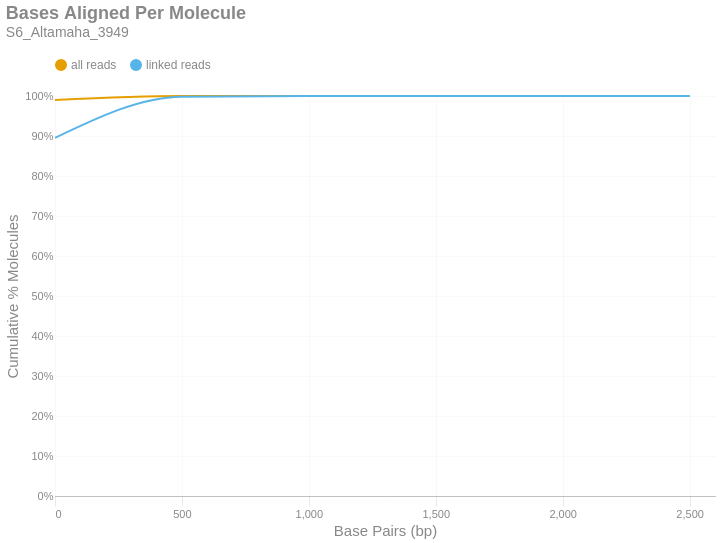

Notebook code for this chart:
### Markdown cell above
### Bases Aligned Per Molecule
This is a cumulative frequency distribution showing the number of base pairs aligned per unique molecule. These data are shown in 500 bp bins. There are two distributions: one with `all reads` (yellow) and another with only `linked reads` (blue). The percent of molecules in the `linked reads` distribution is relative to the total number of linked molecules.

### Code cell
if SKIPLR:
    print_html(f"Skipped")
else:
    binned_df = consolidated_hist(valids['aligned_bp'], mask, 500, True)
    with SafeRender(binned_df):
        (
            density_plot(binned_df, 'Bases Aligned Per Molecule', samplename, 'basesper')
            .encode(
                x=alt.X('bin:Q', title="Base Pairs (bp)").axis(tickMinStep=500).scale(padding=0),
                y=alt.Y('value:Q', title='Cumulative % Molecules')
                    .axis(format='%')
                    .scale(domain = [0,1])
                    .stack(False),
                color=alt.Color("key:N").scale(domain = ["all reads", "linked reads"]),
                tooltip = [
                    alt.Tooltip("key:N", title = "Data Type"),
                    alt.Tooltip("range_label:N", title="Bases Aligned Per Molecule"),
                    alt.Tooltip("value:Q", format = ".2%", title="% Molecules (Cum.)")
                ]
            )
        ).display()

### Figure 1 — Vega-Lite specification as saved in the notebook (floating-point values rounded to 4 significant figures)
{"width": "container", "height": 400, "config": {"title": {"anchor": "start", "dy": -15, "fontSize": 18, "color": "#888888", "subtitleColor": "#888888", "subtitleFontSize": 14}, "arc": {"fill": "#0072B2"}, "axis": {"domainColor": "#888888", "domainWidth": 0.5, "gridWidth": 0.2, "grid": false, "titleFontWeight": 400, "titleFontSize": 15, "labelFontSize": 11, "labelColor": "#888888", "tickColor": "#888888", "tickWidth": 0.2, "titleColor": "#888888"}, "axisBand": {"grid": false}, "axisX": {"grid": true, "tickSize": 10, "domainCap": "round"}, "axisY": {"domain": false, "grid": true, "tickSize": 0, "domainCap": "round"}, "background": "transparent", "header": {"labelFontSize": 15, "labelColor": "#888888", "titleFontSize": 15, "titleFontWeight": 600, "titleColor": "#888888"}, "legend": {"labelFont": "sans-serif", "labelFontSize": 12, "labelColor": "#888888", "symbolSize": 100, "symbolType": "circle", "titleFontSize": 12, "titlePadding": 10, "titleColor": "#888888", "title": null, "orient": "top"}, "range": {"category": ["#E69F00", "#56B4E9", "#009E73", "#F0E442", "#0072B2", "#D55E00", "#CC79A7", "#000000"], "diverging": ["#cfe8f3", "#a2d4ec", "#73bfe2", "#46abdb", "#1696d2", "#12719e"]}, "area": {"fill": "#0072B2", "fillOpacity": 0.7, "line": true, "strokeOpacity": 0.7}, "line": {"color": "#0072B2", "stroke": "#0072B2", "strokeWidth": 2}, "trail": {"color": "#0072B2", "stroke": "#0072B2", "strokeWidth": 0, "size": 1}, "point": {"filled": true, "fillOpacity": 1.0, "size": 95}, "text": {"color": "#888888", "fontSize": 11, "align": "right", "fontWeight": 400, "size": 11}, "bar": {"fill": "#0072B2", "stroke": null}, "view": {"stroke": null, "continuousWidth": 660, "continuousHeight": 400}}, "data": {"name": "data-35cfe22f06b5d1f7550f42caa342743b"}, "mark": {"type": "line", "interpolate": "monotone", "point": {"opacity": 0, "size": 275}}, "encoding": {"color": {"field": "key", "scale": {"domain": ["all reads", "linked reads"]}, "type": "nominal"}, "tooltip": [{"field": "key", "title": "Data Type", "type": "nominal"}, {"field": "range_label", "title": "Bases Aligned Per Molecule", "type": "nominal"}, {"field": "value", "format": ".2%", "title": "% Molecules (Cum.)", "type": "quantitative"}], "x": {"axis": {"tickMinStep": 500}, "field": "bin", "scale": {"padding": 0}, "title": "Base Pairs (bp)", "type": "quantitative"}, "y": {"axis": {"format": "%"}, "field": "value", "scale": {"domain": [0, 1]}, "stack": false, "title": "Cumulative % Molecules", "type": "quantitative"}}, "params": [{"name": "param_c36ac31b6afebe62", "select": {"type": "point", "fields": ["key"]}, "bind": "legend"}], "title": {"text": "Bases Aligned Per Molecule", "subtitle": "S6_Altamaha_3949"}, "transform": [{"fold": ["all reads (cumsum)", "linked reads (cumsum)"]}, {"calculate": "replace(datum.key, ' (cumsum)', '')", "as": "key"}, {"filter": {"param": "param_c36ac31b6afebe62"}}], "usermeta": {"embedOptions": {"downloadFileName": "S6_Altamaha_3949.basesper"}}, "$schema": "https://vega.github.io/schema/vega-lite/v6.1.0.json", "datasets": {"data-35cfe22f06b5d1f7550f42caa342743b": [{"bin": "0.0", "interval": "0.0-500.0", "all reads": 0.9898, "linked reads": 0.8952, "all reads (cumsum)": 0.9898, "linked reads (cumsum)": 0.8952, "range_label": "0-499"}, {"bin": "500.0", "interval": "500.0-1000.0", "all reads": 0.01002, "linked reads": 0.1028, "all reads (cumsum)": 0.9998, "linked reads (cumsum)": 0.998, "range_label": "500-999"}, {"bin": "1000.0", "interval": "1000.0-1500.0", "all reads": 0.0002008, "linked reads": 0.001912, "all reads (cumsum)": 1.0, "linked reads (cumsum)": 0.9999, "range_label": "1000-1499"}, {"bin": "1500.0", "interval": "1500.0-2000.0", "all reads": 1.141e-05, "linked reads": 7.418e-05, "all reads (cumsum)": 1.0, "linked reads (cumsum)": 1.0, "range_label": "1500-1999"}, {"bin": "2000.0", "interval": "2000.0-2500.0", "all reads": 7.781e-07, "linked reads": 2.747e-06, "all reads (cumsum)": 1.0, "linked reads (cumsum)": 1.0, "range_label": "2000-2499"}, {"bin": "2500.0", "interval": "2500.0-3000.0", "all reads": 7.781e-07, "linked reads": 8.242e-06, "all reads (cumsum)": 1.0, "linked reads (cumsum)": 1.0, "range_label": "2500-2999"}]}}
